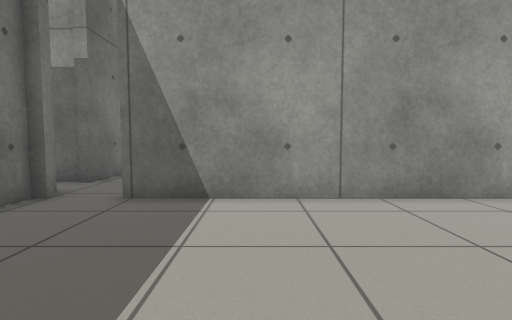
View 1 (above)

24 first-person views from a walk through a Gazebo world. The camera is 0.72 m above the floor, tilts 4° down and sees 80° across. The floor is counted in squares, 0.5 m on a side. Each view is taken from the middle of a square. On the plan, view 1 faces up. The plan holds only what a view shows up to about 14 squares ahead; the rest is blank. The place goes on beyond the plan.

View 2
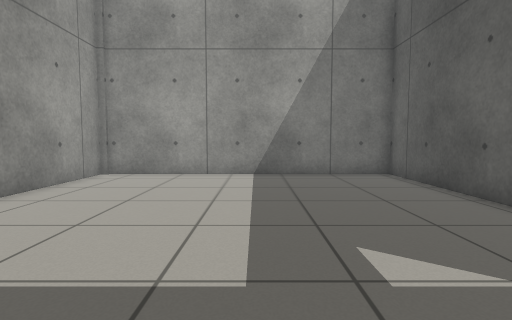

View 3
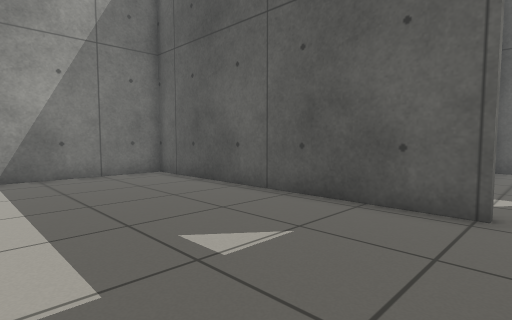

View 4
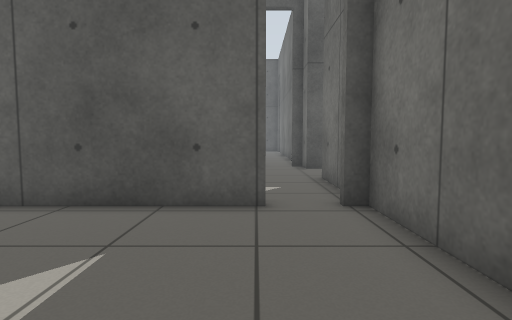

View 5
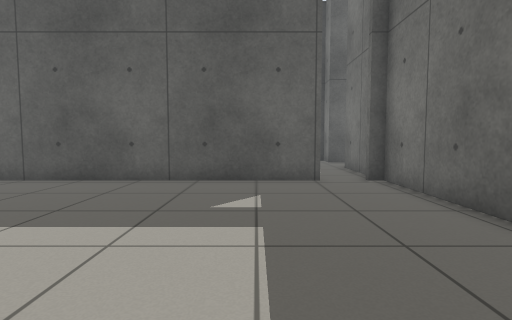

View 6
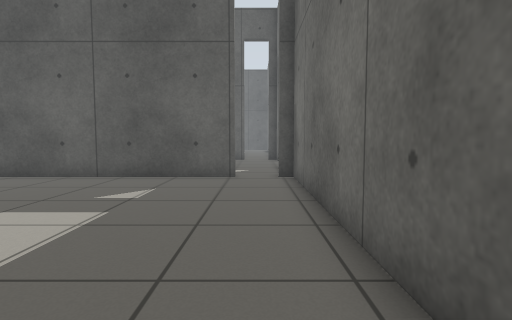

View 7
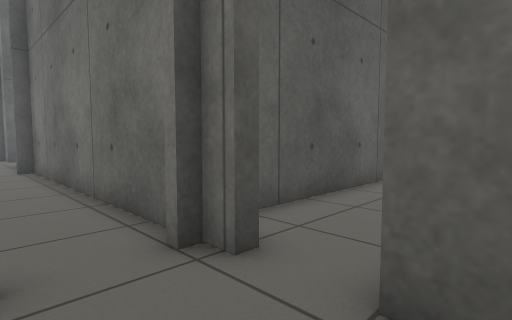

View 8
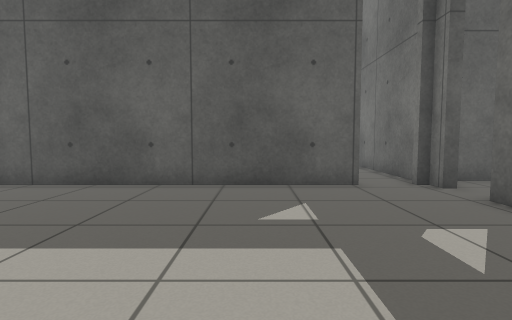

View 9
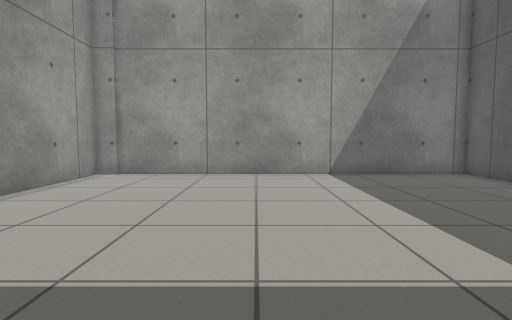

View 10
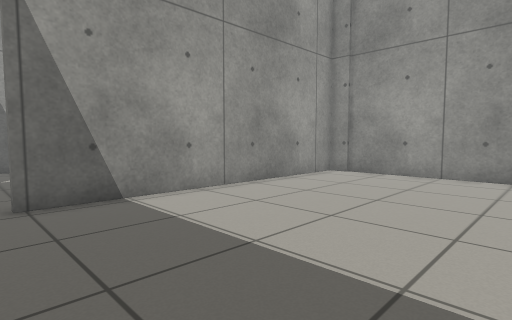

View 11
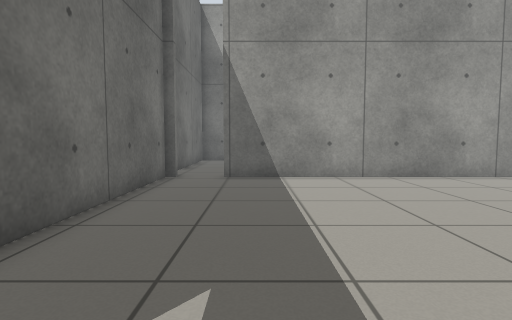

View 12
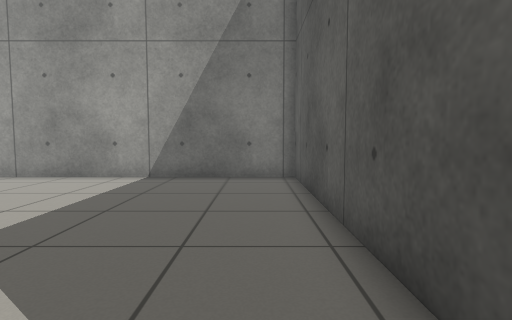

View 13
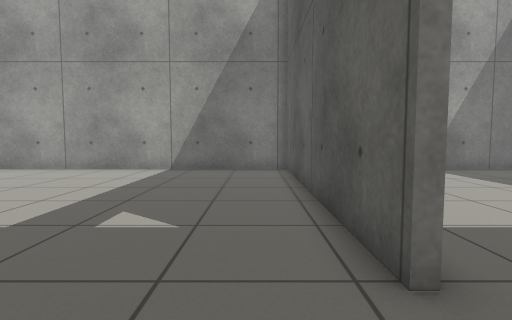

View 14
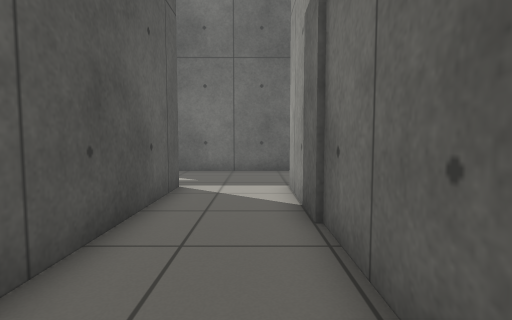

View 15
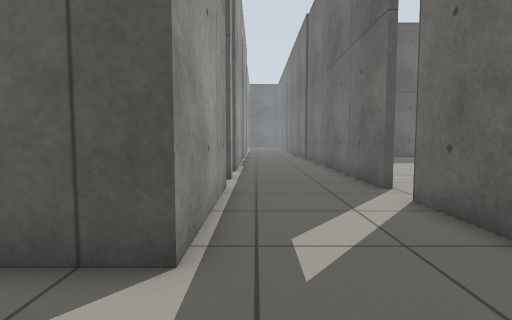

View 16
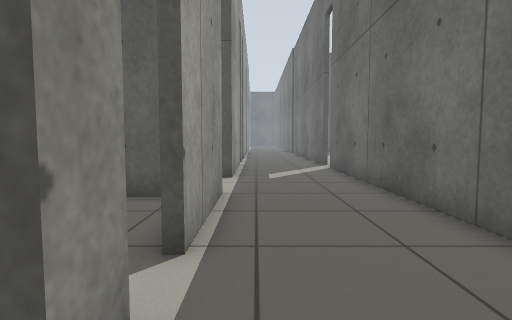

View 17
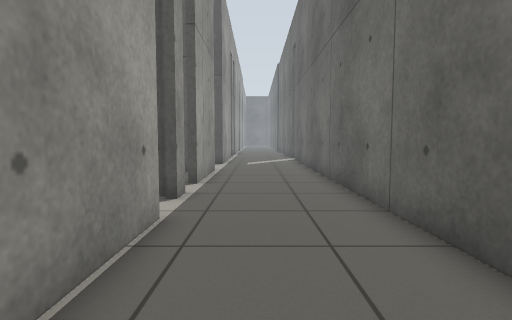

View 18
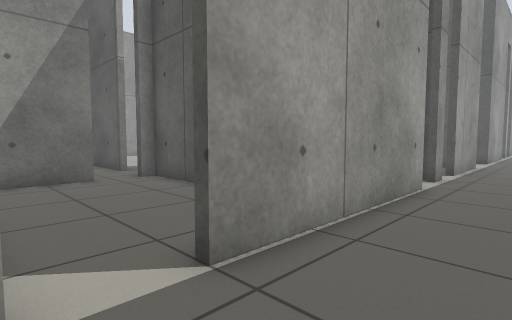

View 19
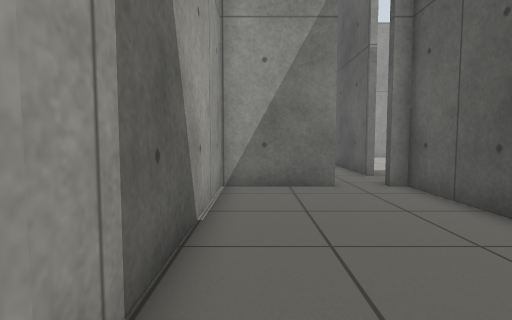

View 20
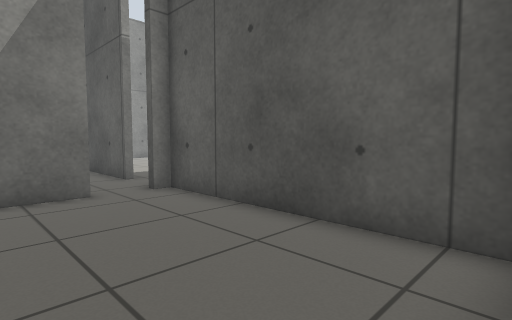

View 21
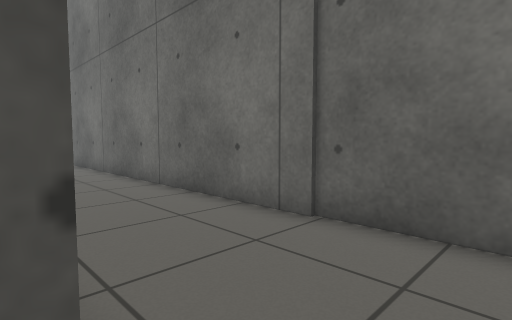

View 22
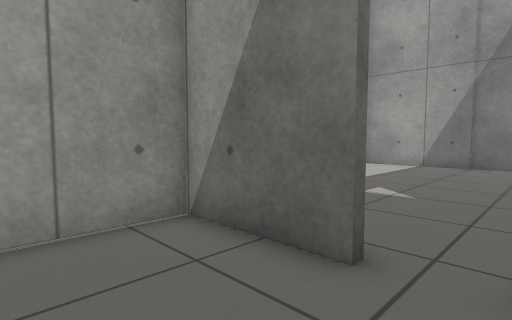

View 23
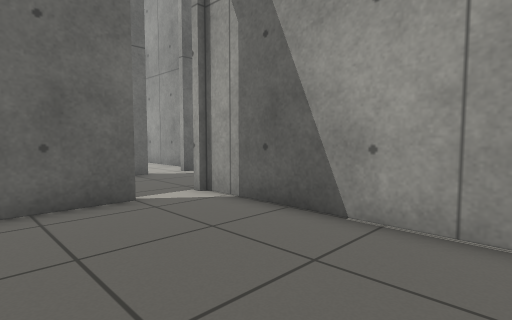

View 24
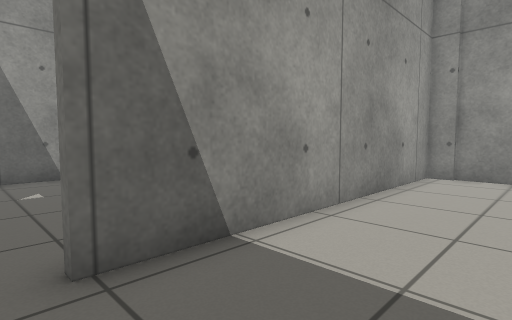

### Floor plan
Points are (right, up) in squares from view 1. A wall is a line through its corners. A room is listed if a view was taken in it or the views show most of it. See-through windows are left out.
Room 1 (views 1, 2, 3, 4, 5, 6)
walls: (-3.2, -4.4) (8.4, -4.4) (8.4, 7.3) (-3.2, 7.3); (-5.4, 7.3) (-5.4, -4.4); (-5.4, -6.1) (-5.4, -8.5); (-5.4, 8.2) (-5.4, 7.5)
ways out: opening at (-4, 7.5) to room 2
Room 2 (views 7, 8, 9, 10, 11, 12, 13, 14, 24)
walls: (-5.4, 12.4) (-5.4, 10.1) (-6.4, 10.1); (-3.2, 7.5) (8.4, 7.5) (8.4, 22.4) (-3.2, 22.4); (-5.4, 21.4) (-5.4, 14.9); (-5.9, 8.2) (-5.4, 8.2); (-5.4, 7.5) (-5, 7.5)
ways out: opening at (-4, 7.5) to room 1; opening at (-6, 9) to room 3; opening at (-4, 22.5)
Room 3 (view 15)
walls: (-14.3, 0.9) (-14.3, 6.7) (-6.8, 6.7); (-18.7, 1.4) (-18.7, -2.6); (-6.4, 10.1) (-14.3, 10.1) (-14.3, 14.4); (-18.7, 16.6) (-18.7, 2.9)
ways out: opening at (-6, 9) to room 2; opening at (-16.5, 16) to room 4; opening at (-16.5, -1.5); opening at (-14, 0); opening at (-14, 15)
Room 4 (views 16, 17, 18, 19)
walls: (-18.7, 26.8) (-18.7, 16.6); (-14.3, 18.5) (-14.3, 26); (-18.7, 28.5) (-18.7, 28); (-14.3, 15.9) (-14.3, 16.9)
ways out: opening at (-16.5, 16) to room 3; opening at (-14, 26.5) to room 5; opening at (-14, 17.5)
Room 5 (views 20, 21, 22, 23)
walls: (-5.8, 24.5) (-5.8, 28) (-14, 28); (-14.3, 26) (-14, 26) (-14, 23.5); (-13.8, 22.4) (-5.8, 22.4) (-5.8, 23)
ways out: opening at (-14, 26.5) to room 4; opening at (-6, 24)

Positions as (right, up) in squares from view 1, and headings:
1: (0, 0), facing up
2: (-4, 1), facing right
3: (-4, 2), facing down-right
4: (-3, 2), facing down
5: (-1, 6), facing down
6: (-4, 7), facing down
7: (-3, 11), facing down-left
8: (0, 17), facing down
9: (-4, 16), facing right
10: (-4, 15), facing up-right
11: (-2, 11), facing up
12: (-3, 9), facing right
13: (-6, 9), facing right
14: (-5, 9), facing left
15: (-15, 10), facing down
16: (-15, 18), facing down
17: (-16, 24), facing down
18: (-17, 28), facing down-right
19: (-15, 27), facing right
20: (-14, 27), facing down-right
21: (-14, 27), facing down-left
22: (-9, 23), facing up-right
23: (-7, 23), facing up-left
24: (-4, 19), facing up-right
